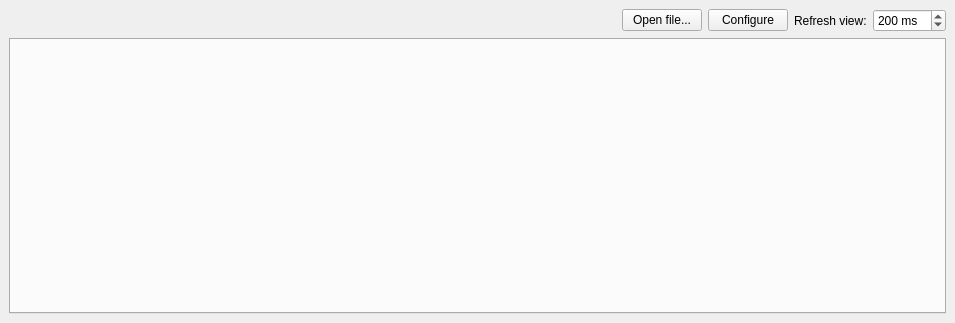
<?xml version="1.0" encoding="UTF-8"?>
<ui version="4.0">
 <class>hb::logviewer::LogViewer</class>
 <widget class="QWidget" name="hb::logviewer::LogViewer">
  <property name="geometry">
   <rect>
    <x>0</x>
    <y>0</y>
    <width>955</width>
    <height>323</height>
   </rect>
  </property>
  <property name="windowTitle">
   <string>LogViewer</string>
  </property>
  <layout class="QVBoxLayout" name="verticalLayout">
   <property name="spacing">
    <number>6</number>
   </property>
   <property name="leftMargin">
    <number>9</number>
   </property>
   <property name="topMargin">
    <number>9</number>
   </property>
   <property name="rightMargin">
    <number>9</number>
   </property>
   <property name="bottomMargin">
    <number>9</number>
   </property>
   <item>
    <layout class="QHBoxLayout" name="horizontalLayout">
     <item>
      <spacer name="horizontalSpacer">
       <property name="orientation">
        <enum>Qt::Horizontal</enum>
       </property>
       <property name="sizeHint" stdset="0">
        <size>
         <width>40</width>
         <height>20</height>
        </size>
       </property>
      </spacer>
     </item>
     <item>
      <widget class="QPushButton" name="qpb_open">
       <property name="text">
        <string>Open file...</string>
       </property>
       <property name="icon">
        <iconset resource="../resources/HbLogViewer.qrc">
         <normaloff>:/images/open.png</normaloff>:/images/open.png</iconset>
       </property>
      </widget>
     </item>
     <item>
      <widget class="QPushButton" name="qpb_configure">
       <property name="text">
        <string>Configure</string>
       </property>
       <property name="icon">
        <iconset resource="../resources/HbLogViewer.qrc">
         <normaloff>:/images/settings.png</normaloff>:/images/settings.png</iconset>
       </property>
      </widget>
     </item>
     <item>
      <widget class="QLabel" name="label">
       <property name="text">
        <string>Refresh view:</string>
       </property>
      </widget>
     </item>
     <item>
      <widget class="QSpinBox" name="qsb_refresh_time">
       <property name="suffix">
        <string> ms</string>
       </property>
       <property name="maximum">
        <number>5000</number>
       </property>
       <property name="value">
        <number>200</number>
       </property>
      </widget>
     </item>
    </layout>
   </item>
   <item>
    <widget class="QTabWidget" name="qtw_main">
     <property name="currentIndex">
      <number>-1</number>
     </property>
     <property name="tabsClosable">
      <bool>true</bool>
     </property>
     <property name="movable">
      <bool>true</bool>
     </property>
    </widget>
   </item>
  </layout>
 </widget>
 <tabstops>
  <tabstop>qpb_open</tabstop>
  <tabstop>qpb_configure</tabstop>
 </tabstops>
 <resources>
  <include location="../resources/HbLogViewer.qrc"/>
 </resources>
 <connections/>
</ui>
